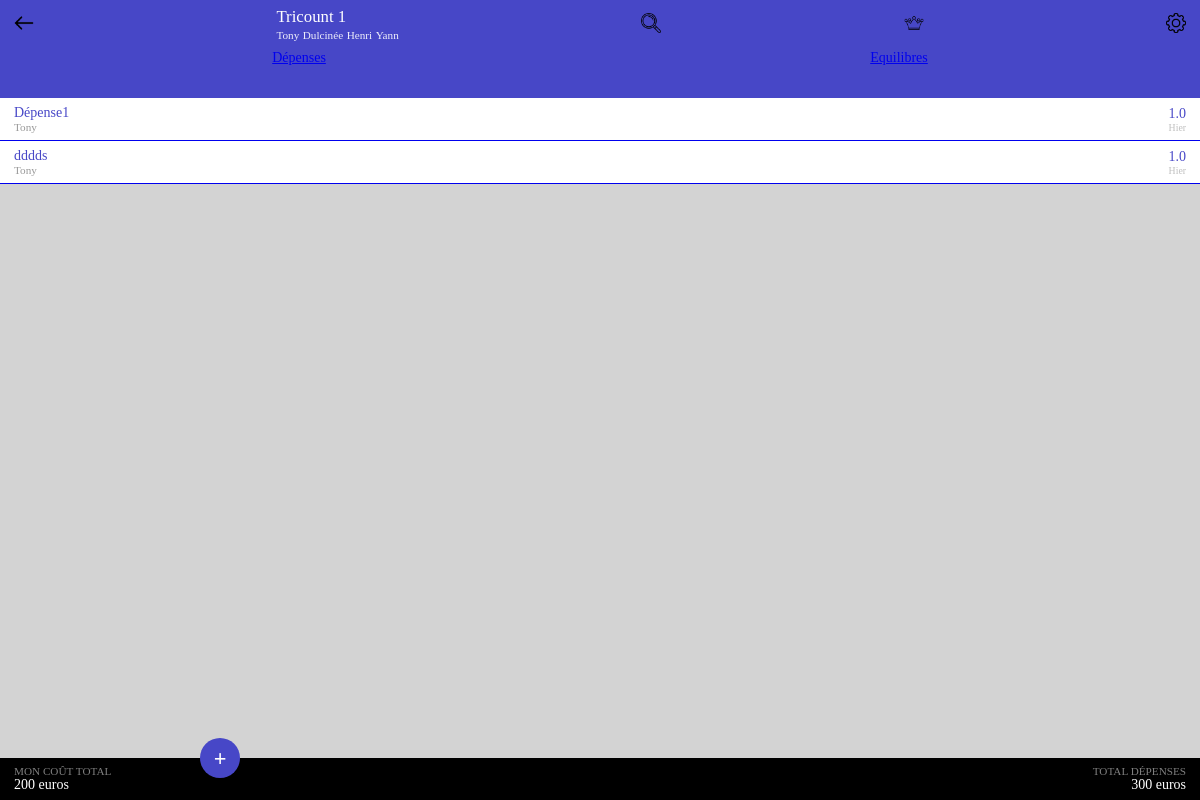
/count/tricount/1, run on the app's committed database.
### count/models.py (models this page shows)
class Counts(models.Model):
    title = models.TextField(default='')
    description = models.TextField(default='')
    category = models.TextField(default='')
    participants = models.ManyToManyField(Participants)

class Participants(models.Model):
    name = models.TextField(default='')
    number = models.IntegerField(default=0)

class Spending(models.Model):
    title = models.TextField(default='')
    amount = models.FloatField(default=0.)
    payer = models.TextField(default='')
    receivers = JSONField(default = dict)
    number = models.IntegerField(default = 0)
    date = models.DateField(default = date(2023,1,1))

### count/views.py (the view)
# urls.py: path('tricount/<int:id_count>', countviews.spending, name = "spending"),
def spending(request,id_count):
    count = Counts.objects.get(id=id_count)
    participants = count.participants.filter(number = count.id)
    participants_name = [participant.name for participant in participants]
    spending = Spending.objects.filter(number = id_count)
    return render(request, "spending.html", context = {'count':count,'names':participants_name, 'spending' : spending})

### templates/spending.html (shortened to what this page needs)
{%load static%}
<!DOCTYPE html>
<html lang="en">
<head>
    <link rel="stylesheet" href="{% static 'css/spending.css'%}">
</head>
<body>
    <header>
        <nav class = "header-nav">
            <a href="/count/" class = "backtolistecount" id = "backtolistecount"><img src="{%static 'images/back.png' %}" alt="Retour en arrière"></a>
            <div class = "tricount-characteristics" >
                <p class = "tricount-title">{{count.title}}</p>
                {% for name in names%}
                <p class = "tricount-participants">{{name}}</p>
                {% endfor%}
            </div>
            <a href=""><img width = 20px src="{%static 'images/loupe.png'%}" alt="loupe de recherche"></a>
            <a href="" class="premium"><img width = 20px src="{% static 'images/crown.png' %}" alt="premium"></a>
            <a href="" class="options"> <img width = 20px src="{% static 'images/settings.png' %}" alt="parameters"> </a>
        </nav>
        <div class = header-spending>
            <a class = "gotospending" href = "/count/tricount/{{count.id}}">Dépenses</a>
            <a class = "gotoequilibria" href = "/count/tricount/{{count.id}}/equilibria">Equilibres</a>
        </div>
    </header>
    <main>
        {%for spend in spending%}
        <a class = "spending" id="spending-{{spend.id}}" href = '/count/tricount/{{count.id}}/spending/{{spend.id}}'>
            <div class = "spending-reason">
                <p class = "spending-title">{{spend.title}}</p>
                <p class = "spending-payer">{{spend.payer}}</p>
            </div>
            <div class = "spending-amount-div">
                <p class = "spending-amount">{{spend.amount}}</p>
                <p class = "spending-date">Hier</p>
            </div>
        </a>
        {%endfor%}
    </main>
    <footer>
        <a class = "new-spending" href="/count/tricount/{{count.id}}/spending">+</a>
        <div class = footer>
            <div class = "total-cost">
                <p>Mon coût total</p>
                <p>200 euros</p>
            </div>
            <div class = "total-spending">
                <p>Total dépenses</p>
                <p>300 euros</p>
            </div>
        </div>
    </footer>
</body>
</html>

### static/css/spending.css (style rules this page uses)
* { box-sizing: border-box; margin : 0; font-size: 14px; }
:root { --padding:0.5em; --color:rgb(71, 71, 199); }
header { background-color: var(--color); color: white; height: 7em; }
main { background-color: white; }
body { background-color: lightgray; }
header { height : 7em; }
.header-nav { display: flex; justify-content: space-between; align-items: center; padding: 0.5em 1em; }
.header-nav a { text-decoration: none; color : white; }
.tricount-characteristics p:first-child { font-size: 1.2em; }
.tricount-participants { display: inline; font-size: 0.8em; opacity: 0.9; }
.backtolistecount img { width : 20px; }
.header-spending { display: flex; justify-content: space-around; align-items: center; }
.spending { display: flex; justify-content: space-between; align-items: center; border-bottom-width: 1px; border-bottom-style: solid; padding: 0.5em 1em; text-decoration: none; }
.spending-date, .spending-payer { color:gray; }
.spending-reason p:first-child, .spending-amount-div p:first-child { color:var(--color) }
.spending-reason p:last-child { font-size: 0.8em; opacity: 0.8; }
.spending-amount-div p:last-child { font-size:0.7em; opacity: 0.5; text-align: end; }
footer { position: absolute; bottom :0; width:100%; }
.footer { display: flex; padding: 0.5em 1em; background-color: black; }
.total-cost { width:50%; margin-right: auto; }
.total-cost p:first-child, .total-spending p:first-child { color: grey; text-transform: uppercase; font-size: 0.8em; }
.total-cost p:last-child, .total-spending p:last-child { color: white; }
.total-spending p:last-child { text-align: end; }
.new-spending { transform: translate(200px,20px); display: inline-block; color: white; background-color: var(--color); border-radius: 50%; font-size: 1.6em; font-weight: 700; color: white; width:1.8em; height : 1.8em; text-decoration: none; text-align: center; padding-top: 0.35em; }

### data on the page
Counts: title "Tricount 1"
Participants: names "Tony"
Participants: names "Dulcinée"
Participants: names "Henri"
Participants: names "Yann"
Spending: title "Dépense1", payer "Tony", amount "1.0"
Spending: title "dddds", payer "Tony", amount "1.0"
